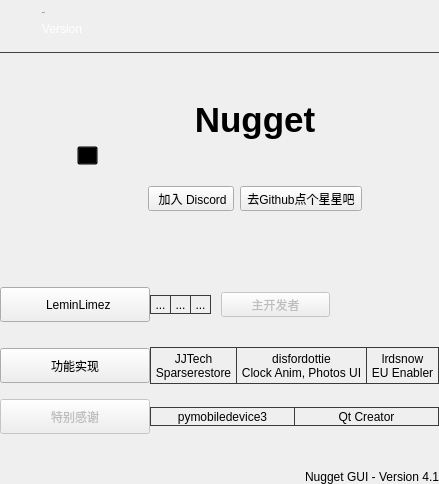
            <widget class="QWidget" name="homePage">
             <property name="font">
              <font>
               <family>.AppleSystemUIFont</family>
              </font>
             </property>
             <layout class="QVBoxLayout" name="verticalLayout_2">
              <property name="leftMargin">
               <number>0</number>
              </property>
              <property name="topMargin">
               <number>0</number>
              </property>
              <property name="rightMargin">
               <number>0</number>
              </property>
              <property name="bottomMargin">
               <number>0</number>
              </property>
              <item>
               <widget class="QWidget" name="horizontalWidget" native="true">
                <layout class="QHBoxLayout" name="horizontalLayout">
                 <property name="spacing">
                  <number>10</number>
                 </property>
                 <property name="leftMargin">
                  <number>0</number>
                 </property>
                 <property name="topMargin">
                  <number>9</number>
                 </property>
                 <property name="rightMargin">
                  <number>0</number>
                 </property>
                 <property name="bottomMargin">
                  <number>9</number>
                 </property>
                 <item>
                  <widget class="QToolButton" name="toolButton_9">
                   <property name="enabled">
                    <bool>false</bool>
                   </property>
                   <property name="styleSheet">
                    <string notr="true">QToolButton {
	icon-size: 24px;
	background-color: transparent;
	padding-left: 0px;
	padding-right: 5px;
	border-radius: 0px;
}</string>
                   </property>
                   <property name="icon">
                    <iconset>
                     <normaloff>:/icon/phone.svg</normaloff>:/icon/phone.svg</iconset>
                   </property>
                  </widget>
                 </item>
                 <item>
                  <widget class="QWidget" name="verticalWidget" native="true">
                   <layout class="QVBoxLayout" name="verticalLayout_3">
                    <property name="spacing">
                     <number>6</number>
                    </property>
                    <property name="leftMargin">
                     <number>0</number>
                    </property>
                    <property name="topMargin">
                     <number>0</number>
                    </property>
                    <property name="rightMargin">
                     <number>0</number>
                    </property>
                    <property name="bottomMargin">
                     <number>0</number>
                    </property>
                    <item>
                     <widget class="QLabel" name="phoneNameLbl">
                      <property name="font">
                       <font>
                        <pointsize>-1</pointsize>
                        <bold>false</bold>
                       </font>
                      </property>
                      <property name="text">
                       <string>Phone</string>
                      </property>
                     </widget>
                    </item>
                    <item>
                     <widget class="QLabel" name="phoneVersionLbl">
                      <property name="cursor">
                       <cursorShape>PointingHandCursor</cursorShape>
                      </property>
                      <property name="text">
                       <string>&lt;a style=&quot;text-decoration:none; color: white&quot; href=&quot;#&quot;&gt;Version&lt;/a&gt;</string>
                      </property>
                      <property name="textFormat">
                       <enum>Qt::RichText</enum>
                      </property>
                      <property name="openExternalLinks">
                       <bool>false</bool>
                      </property>
                     </widget>
                    </item>
                   </layout>
                  </widget>
                 </item>
                 <item>
                  <spacer name="horizontalSpacer_3">
                   <property name="orientation">
                    <enum>Qt::Horizontal</enum>
                   </property>
                   <property name="sizeHint" stdset="0">
                    <size>
                     <width>40</width>
                     <height>20</height>
                    </size>
                   </property>
                  </spacer>
                 </item>
                </layout>
               </widget>
              </item>
              <item>
               <widget class="Line" name="line_4">
                <property name="styleSheet">
                 <string notr="true">QFrame {
	color: #414141;
}</string>
                </property>
                <property name="frameShadow">
                 <enum>QFrame::Plain</enum>
                </property>
                <property name="orientation">
                 <enum>Qt::Horizontal</enum>
                </property>
               </widget>
              </item>
              <item>
               <widget class="QWidget" name="horizontalWidget" native="true">
                <layout class="QHBoxLayout" name="horizontalLayout_27">
                 <property name="spacing">
                  <number>50</number>
                 </property>
                 <property name="leftMargin">
                  <number>0</number>
                 </property>
                 <property name="topMargin">
                  <number>0</number>
                 </property>
                 <property name="rightMargin">
                  <number>0</number>
                 </property>
                 <property name="bottomMargin">
                  <number>0</number>
                 </property>
                 <item>
                  <spacer name="horizontalSpacer_2">
                   <property name="orientation">
                    <enum>Qt::Horizontal</enum>
                   </property>
                   <property name="sizeHint" stdset="0">
                    <size>
                     <width>40</width>
                     <height>20</height>
                    </size>
                   </property>
                  </spacer>
                 </item>
                 <item>
                  <widget class="QToolButton" name="bigNuggetBtn">
                   <property name="styleSheet">
                    <string notr="true">QToolButton {
	background-color: transparent;
	padding: 0px;
}</string>
                   </property>
                   <property name="text">
                    <string>...</string>
                   </property>
                   <property name="icon">
                    <iconset>
                     <normaloff>:/credits/big_nugget.png</normaloff>:/credits/big_nugget.png</iconset>
                   </property>
                   <property name="iconSize">
                    <size>
                     <width>150</width>
                     <height>200</height>
                    </size>
                   </property>
                  </widget>
                 </item>
                 <item>
                  <widget class="QWidget" name="verticalWidget" native="true">
                   <layout class="QVBoxLayout" name="verticalLayout_26">
                    <property name="leftMargin">
                     <number>0</number>
                    </property>
                    <property name="topMargin">
                     <number>0</number>
                    </property>
                    <property name="rightMargin">
                     <number>0</number>
                    </property>
                    <property name="bottomMargin">
                     <number>0</number>
                    </property>
                    <item>
                     <spacer name="verticalSpacer_11">
                      <property name="orientation">
                       <enum>Qt::Vertical</enum>
                      </property>
                      <property name="sizeHint" stdset="0">
                       <size>
                        <width>20</width>
                        <height>40</height>
                       </size>
                      </property>
                     </spacer>
                    </item>
                    <item>
                     <widget class="QLabel" name="label_2">
                      <property name="font">
                       <font>
                        <pointsize>-1</pointsize>
                        <bold>true</bold>
                       </font>
                      </property>
                      <property name="styleSheet">
                       <string notr="true">QLabel {
	font-size: 35px;
}</string>
                      </property>
                      <property name="text">
                       <string>Nugget</string>
                      </property>
                      <property name="alignment">
                       <set>Qt::AlignCenter</set>
                      </property>
                     </widget>
                    </item>
                    <item>
                     <spacer name="verticalSpacer_12">
                      <property name="orientation">
                       <enum>Qt::Vertical</enum>
                      </property>
                      <property name="sizeHint" stdset="0">
                       <size>
                        <width>20</width>
                        <height>40</height>
                       </size>
                      </property>
                     </spacer>
                    </item>
                    <item>
                     <layout class="QHBoxLayout" name="horizontalLayout_8">
                      <property name="rightMargin">
                       <number>0</number>
                      </property>
                      <property name="bottomMargin">
                       <number>0</number>
                      </property>
                      <item>
                       <widget class="QToolButton" name="discordBtn">
                        <property name="text">
                         <string> 加入 Discord</string>
                        </property>
                        <property name="icon">
                         <iconset>
                          <normaloff>:/icon/discord.svg</normaloff>:/icon/discord.svg</iconset>
                        </property>
                        <property name="toolButtonStyle">
                         <enum>Qt::ToolButtonTextBesideIcon</enum>
                        </property>
                       </widget>
                      </item>
                      <item>
                       <widget class="QToolButton" name="starOnGithubBtn">
                        <property name="text">
                         <string>去Github点个星星吧</string>
                        </property>
                        <property name="icon">
                         <iconset>
                          <normaloff>:/icon/star.svg</normaloff>:/icon/star.svg</iconset>
                        </property>
                        <property name="toolButtonStyle">
                         <enum>Qt::ToolButtonTextBesideIcon</enum>
                        </property>
                       </widget>
                      </item>
                     </layout>
                    </item>
                    <item>
                     <spacer name="verticalSpacer_4">
                      <property name="orientation">
                       <enum>Qt::Vertical</enum>
                      </property>
                      <property name="sizeHint" stdset="0">
                       <size>
                        <width>20</width>
                        <height>40</height>
                       </size>
                      </property>
                     </spacer>
                    </item>
                   </layout>
                  </widget>
                 </item>
                 <item>
                  <spacer name="horizontalSpacer_12">
                   <property name="orientation">
                    <enum>Qt::Horizontal</enum>
                   </property>
                   <property name="sizeHint" stdset="0">
                    <size>
                     <width>40</width>
                     <height>20</height>
                    </size>
                   </property>
                  </spacer>
                 </item>
                </layout>
               </widget>
              </item>
              <item>
               <widget class="QWidget" name="verticalWidget_2" native="true">
                <layout class="QVBoxLayout" name="verticalLayout_25">
                 <property name="spacing">
                  <number>15</number>
                 </property>
                 <property name="leftMargin">
                  <number>0</number>
                 </property>
                 <property name="topMargin">
                  <number>30</number>
                 </property>
                 <property name="rightMargin">
                  <number>0</number>
                 </property>
                 <property name="bottomMargin">
                  <number>30</number>
                 </property>
                 <item>
                  <widget class="QWidget" name="horizontalWidget" native="true">
                   <property name="enabled">
                    <bool>true</bool>
                   </property>
                   <layout class="QHBoxLayout" name="horizontalLayout_6">
                    <property name="spacing">
                     <number>0</number>
                    </property>
                    <property name="leftMargin">
                     <number>0</number>
                    </property>
                    <property name="topMargin">
                     <number>0</number>
                    </property>
                    <property name="rightMargin">
                     <number>0</number>
                    </property>
                    <property name="bottomMargin">
                     <number>0</number>
                    </property>
                    <item>
                     <widget class="QToolButton" name="leminBtn">
                      <property name="enabled">
                       <bool>true</bool>
                      </property>
                      <property name="minimumSize">
                       <size>
                        <width>150</width>
                        <height>35</height>
                       </size>
                      </property>
                      <property name="styleSheet">
                       <string notr="true">QToolButton {
	background: none;
}</string>
                      </property>
                      <property name="text">
                       <string>  LeminLimez</string>
                      </property>
                      <property name="icon">
                       <iconset>
                        <normaloff>:/credits/LeminLimez.png</normaloff>:/credits/LeminLimez.png</iconset>
                      </property>
                      <property name="toolButtonStyle">
                       <enum>Qt::ToolButtonTextBesideIcon</enum>
                      </property>
                     </widget>
                    </item>
                    <item>
                     <widget class="QToolButton" name="leminTwitterBtn">
                      <property name="styleSheet">
                       <string notr="true">QToolButton {
	border-top-right-radius: 0px;
	border-bottom-right-radius: 0px;
	background: none;
	border: 1px solid #3b3b3b;
}

QToolButton:pressed {
    background-color: #535353;
    color: #FFFFFF;
}</string>
                      </property>
                      <property name="text">
                       <string>...</string>
                      </property>
                      <property name="icon">
                       <iconset>
                        <normaloff>:/icon/twitter.svg</normaloff>:/icon/twitter.svg</iconset>
                      </property>
                     </widget>
                    </item>
                    <item>
                     <widget class="QToolButton" name="leminGithubBtn">
                      <property name="styleSheet">
                       <string notr="true">QToolButton {
	border-radius: 0px;
	background: none;
	border: 1px solid #3b3b3b;
	border-left: none;
}

QToolButton:pressed {
    background-color: #535353;
    color: #FFFFFF;
}</string>
                      </property>
                      <property name="text">
                       <string>...</string>
                      </property>
                      <property name="icon">
                       <iconset>
                        <normaloff>:/icon/github.svg</normaloff>:/icon/github.svg</iconset>
                      </property>
                     </widget>
                    </item>
                    <item>
                     <widget class="QToolButton" name="leminKoFiBtn">
                      <property name="styleSheet">
                       <string notr="true">QToolButton {
	border-top-left-radius: 0px;
	border-bottom-left-radius: 0px;
	background: none;
	border: 1px solid #3b3b3b;
	border-left: none;
}

QToolButton:pressed {
    background-color: #535353;
    color: #FFFFFF;
}</string>
                      </property>
                      <property name="text">
                       <string>...</string>
                      </property>
                      <property name="icon">
                       <iconset>
                        <normaloff>:/icon/currency-dollar.svg</normaloff>:/icon/currency-dollar.svg</iconset>
                      </property>
                     </widget>
                    </item>
                    <item>
                     <spacer name="horizontalSpacer">
                      <property name="orientation">
                       <enum>Qt::Horizontal</enum>
                      </property>
                      <property name="sizeType">
                       <enum>QSizePolicy::Fixed</enum>
                      </property>
                      <property name="sizeHint" stdset="0">
                       <size>
                        <width>10</width>
                        <height>20</height>
                       </size>
                      </property>
                     </spacer>
                    </item>
                    <item>
                     <widget class="QToolButton" name="toolButton_14">
                      <property name="enabled">
                       <bool>false</bool>
                      </property>
                      <property name="sizePolicy">
                       <sizepolicy hsizetype="Expanding" vsizetype="Fixed">
                        <horstretch>0</horstretch>
                        <verstretch>0</verstretch>
                       </sizepolicy>
                      </property>
                      <property name="styleSheet">
                       <string notr="true">QToolButton {
	background: none;
}</string>
                      </property>
                      <property name="text">
                       <string>主开发者</string>
                      </property>
                     </widget>
                    </item>
                    <item>
                     <spacer name="horizontalSpacer_5">
                      <property name="orientation">
                       <enum>Qt::Horizontal</enum>
                      </property>
                      <property name="sizeType">
                       <enum>QSizePolicy::Expanding</enum>
                      </property>
                      <property name="sizeHint" stdset="0">
                       <size>
                        <width>40</width>
                        <height>20</height>
                       </size>
                      </property>
                     </spacer>
                    </item>
                   </layout>
                  </widget>
                 </item>
                 <item>
                  <spacer name="verticalSpacer_16">
                   <property name="orientation">
                    <enum>Qt::Vertical</enum>
                   </property>
                   <property name="sizeType">
                    <enum>QSizePolicy::Fixed</enum>
                   </property>
                   <property name="sizeHint" stdset="0">
                    <size>
                     <width>20</width>
                     <height>10</height>
                    </size>
                   </property>
                  </spacer>
                 </item>
                 <item>
                  <widget class="QWidget" name="horizontalWidget_2" native="true">
                   <layout class="QHBoxLayout" name="horizontalLayout_2">
                    <property name="spacing">
                     <number>0</number>
                    </property>
                    <property name="leftMargin">
                     <number>0</number>
                    </property>
                    <property name="topMargin">
                     <number>0</number>
                    </property>
                    <property name="rightMargin">
                     <number>0</number>
                    </property>
                    <property name="bottomMargin">
                     <number>0</number>
                    </property>
                    <item>
                     <widget class="QToolButton" name="helpFromBtn">
                      <property name="enabled">
                       <bool>true</bool>
                      </property>
                      <property name="minimumSize">
                       <size>
                        <width>150</width>
                        <height>35</height>
                       </size>
                      </property>
                      <property name="styleSheet">
                       <string notr="true">QToolButton {
	background: none;
}</string>
                      </property>
                      <property name="text">
                       <string>功能实现</string>
                      </property>
                      <property name="toolButtonStyle">
                       <enum>Qt::ToolButtonTextBesideIcon</enum>
                      </property>
                     </widget>
                    </item>
                    <item>
                     <widget class="QToolButton" name="jjtechBtn">
                      <property name="sizePolicy">
                       <sizepolicy hsizetype="Expanding" vsizetype="Fixed">
                        <horstretch>0</horstretch>
                        <verstretch>0</verstretch>
                       </sizepolicy>
                      </property>
                      <property name="minimumSize">
                       <size>
                        <width>0</width>
                        <height>37</height>
                       </size>
                      </property>
                      <property name="styleSheet">
                       <string notr="true">QToolButton {
	border-top-right-radius: 0px;
	border-bottom-right-radius: 0px;
	background: none;
	border: 1px solid #3b3b3b;
}

QToolButton:pressed {
    background-color: #535353;
    color: #FFFFFF;
}</string>
                      </property>
                      <property name="text">
                       <string>JJTech
Sparserestore</string>
                      </property>
                     </widget>
                    </item>
                    <item>
                     <widget class="QToolButton" name="disfordottieBtn">
                      <property name="sizePolicy">
                       <sizepolicy hsizetype="Expanding" vsizetype="Fixed">
                        <horstretch>0</horstretch>
                        <verstretch>0</verstretch>
                       </sizepolicy>
                      </property>
                      <property name="minimumSize">
                       <size>
                        <width>0</width>
                        <height>37</height>
                       </size>
                      </property>
                      <property name="styleSheet">
                       <string notr="true">QToolButton {
	border-radius: 0px;
	background: none;
	border: 1px solid #3b3b3b;
	border-left: none;
}

QToolButton:pressed {
    background-color: #535353;
    color: #FFFFFF;
}</string>
                      </property>
                      <property name="text">
                       <string>disfordottie
Clock Anim, Photos UI</string>
                      </property>
                     </widget>
                    </item>
                    <item>
                     <widget class="QToolButton" name="lrdsnowBtn">
                      <property name="sizePolicy">
                       <sizepolicy hsizetype="Expanding" vsizetype="Fixed">
                        <horstretch>0</horstretch>
                        <verstretch>0</verstretch>
                       </sizepolicy>
                      </property>
                      <property name="minimumSize">
                       <size>
                        <width>0</width>
                        <height>37</height>
                       </size>
                      </property>
                      <property name="styleSheet">
                       <string notr="true">QToolButton {
	border-top-left-radius: 0px;
	border-bottom-left-radius: 0px;
	background: none;
	border: 1px solid #3b3b3b;
	border-left: none;
}

QToolButton:pressed {
    background-color: #535353;
    color: #FFFFFF;
}</string>
                      </property>
                      <property name="text">
                       <string>lrdsnow
EU Enabler</string>
                      </property>
                     </widget>
                    </item>
                   </layout>
                  </widget>
                 </item>
                 <item>
                  <widget class="QWidget" name="horizontalWidget" native="true">
                   <layout class="QHBoxLayout" name="horizontalLayout_24">
                    <property name="spacing">
                     <number>0</number>
                    </property>
                    <property name="leftMargin">
                     <number>0</number>
                    </property>
                    <property name="topMargin">
                     <number>0</number>
                    </property>
                    <property name="rightMargin">
                     <number>0</number>
                    </property>
                    <property name="bottomMargin">
                     <number>0</number>
                    </property>
                    <item>
                     <widget class="QToolButton" name="toolButton_15">
                      <property name="enabled">
                       <bool>false</bool>
                      </property>
                      <property name="minimumSize">
                       <size>
                        <width>150</width>
                        <height>35</height>
                       </size>
                      </property>
                      <property name="styleSheet">
                       <string notr="true">QToolButton {
	background: none;
}</string>
                      </property>
                      <property name="text">
                       <string>特别感谢</string>
                      </property>
                     </widget>
                    </item>
                    <item>
                     <widget class="QToolButton" name="libiBtn">
                      <property name="sizePolicy">
                       <sizepolicy hsizetype="Expanding" vsizetype="Fixed">
                        <horstretch>0</horstretch>
                        <verstretch>0</verstretch>
                       </sizepolicy>
                      </property>
                      <property name="styleSheet">
                       <string notr="true">QToolButton {
	border-top-right-radius: 0px;
	border-bottom-right-radius: 0px;
	background: none;
	border: 1px solid #3b3b3b;
}

QToolButton:pressed {
    background-color: #535353;
    color: #FFFFFF;
}</string>
                      </property>
                      <property name="text">
                       <string>pymobiledevice3</string>
                      </property>
                     </widget>
                    </item>
                    <item>
                     <widget class="QToolButton" name="qtBtn">
                      <property name="sizePolicy">
                       <sizepolicy hsizetype="Expanding" vsizetype="Fixed">
                        <horstretch>0</horstretch>
                        <verstretch>0</verstretch>
                       </sizepolicy>
                      </property>
                      <property name="styleSheet">
                       <string notr="true">QToolButton {
	border-top-left-radius: 0px;
	border-bottom-left-radius: 0px;
	background: none;
	border: 1px solid #3b3b3b;
	border-left: none;
}

QToolButton:pressed {
    background-color: #535353;
    color: #FFFFFF;
}</string>
                      </property>
                      <property name="text">
                       <string>Qt Creator</string>
                      </property>
                     </widget>
                    </item>
                   </layout>
                  </widget>
                 </item>
                </layout>
               </widget>
              </item>
              <item>
               <widget class="QLabel" name="label">
                <property name="text">
                 <string>Nugget GUI - Version 4.1</string>
                </property>
                <property name="alignment">
                 <set>Qt::AlignRight|Qt::AlignTrailing|Qt::AlignVCenter</set>
                </property>
               </widget>
              </item>
             </layout>
            </widget>
